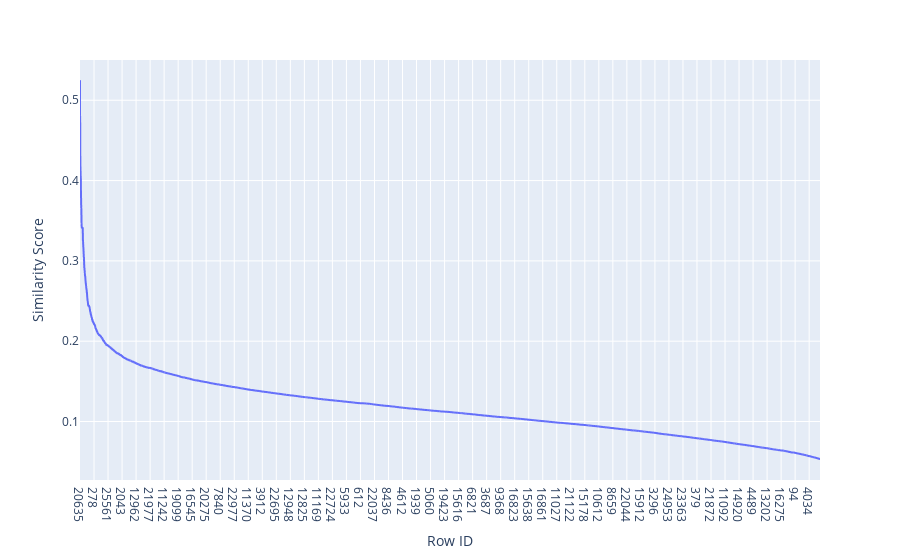

Notebook code for this chart:
### Code cell
import numpy as np
import plotly.express as px

# Convert keys and values to numpy arrays
keys = np.array(list(map(str, result_dict.keys())))
values = 1 - np.array(list(result_dict.values()))
total = np.array(list(range(1, len(keys) + 1)))

# Create a DataFrame
df = pd.DataFrame({"Row ID": keys, "Similarity Score": values, "Total": total})

# Create the plot
fig = px.line(df, x="Row ID", y="Similarity Score", custom_data=["Total"])

fig.update_traces(
    hovertemplate="<br>".join(
        [
            "Row ID: %{x}",
            "Similarity Score: %{y}",
            "Total: %{customdata[0]}",
        ]
    )
)

# Display the plot
fig.show()

### Figure 1 — Plotly figure (JSON) as saved in the notebook; plotly's stock layout.template omitted (floating-point values rounded to 4 significant figures; data arrays with more than 128 entries replaced by an {"elided": "..."} marker saying what was removed)
{"data": [{"customdata": {"elided": "24857x1 int values"}, "hovertemplate": "Row ID: %{x}<br>Similarity Score: %{y}<br>Total: %{customdata[0]}", "legendgroup": "", "line": {"color": "#636efa", "dash": "solid"}, "marker": {"symbol": "circle"}, "mode": "lines", "name": "", "showlegend": false, "type": "scattergl", "x": {"elided": "24857 str values"}, "xaxis": "x", "y": {"elided": "24857 float values"}, "yaxis": "y"}], "layout": {"legend": {"tracegroupgap": 0}, "margin": {"t": 60}, "xaxis": {"anchor": "y", "domain": [0, 1], "title": {"text": "Row ID"}}, "yaxis": {"anchor": "x", "domain": [0, 1], "title": {"text": "Similarity Score"}}}}
